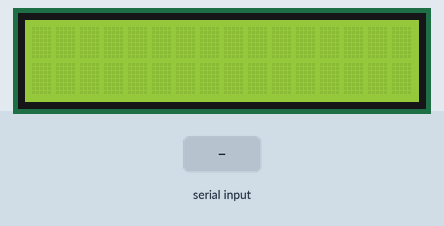
Bench run of a sketch on a simulated Arduino Uno, built with avr-gcc and run on an emulated ATmega328P. Parts: 16×2 character LCD. The test bench sets the inputs (shaded band). What the sketch prints to the serial monitor is not drawn.

Above: at 1.2 s.
1.3 s: "90,45\n" received over Serial
At 2.0 s:
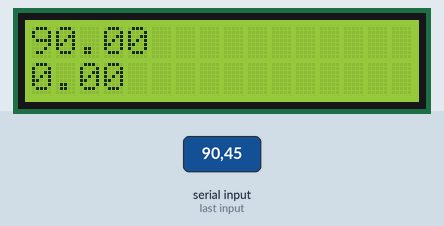
2.8 s: "5\n" received over Serial
At 4.0 s:
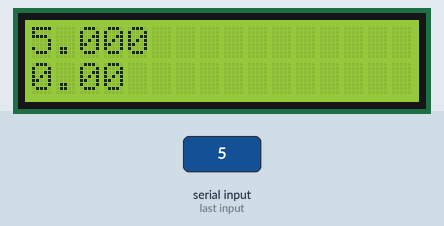
4.3 s: "1,90,45\n" received over Serial
At 5.0 s:
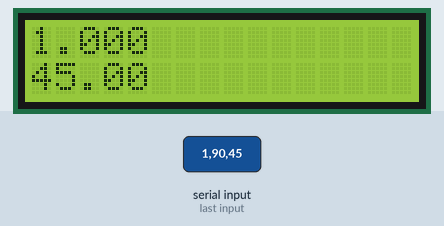
Timing chart, 0 to 7.3 s (numbered marks = the images above; inputs shaded):
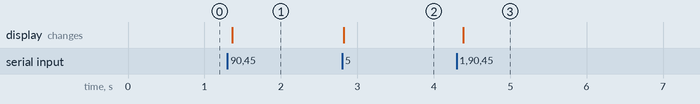

The sketch:

LCD_Slave.ino
```cpp
#include <LiquidCrystal.h>
LiquidCrystal lcd(12, 11, 5, 4, 3, 2);

String receivestring_ch;
String temp_ch;
String hum_ch;


void setup()
{
   lcd.begin(16, 2);
   Serial.begin(9600);

}

void loop()
{

 while(Serial.available()){
    delay(10);
    if (Serial.available() >0) {
           char c = Serial.read();   // lendo char por char                  // gets one byte from serial buffer
           receivestring_ch += c;    // adcionando esse char em um vetor                      // construct the recievestring_ch
       }
    }

 if (receivestring_ch.length() >0) {
     Serial.print("receivestring_ch = ");
     Serial.println(receivestring_ch);

     temp_ch = receivestring_ch.substring(0, 4);     //repartindo esse vetor de char para pegar cada valores
     hum_ch = receivestring_ch.substring(5, 9);

     receivestring_ch = ""; //
     Serial.print("Temperatura = ");
     Serial.println(temp_ch);
     Serial.print("Humidade = ");
     Serial.println(hum_ch);
     Serial.println();

     float temp = 0.00;
     float hum = 0.00;


     char carray1[6];
     temp_ch.toCharArray(carray1, sizeof(carray1)); // char para array para poder print no lcd
     temp = atof(carray1); // array para float

     char carray2[6];
     hum_ch.toCharArray(carray2, sizeof(carray2));
     hum = atof(carray2);

  {

 }
 // printando as informações no txt
   lcd.setCursor(0, 0);
   lcd.print(temp, 2);

   lcd.setCursor(0, 1);
   lcd.print(hum, 2);

   temp = 0;
   hum = 0;

   delay(1000);

}
}
```

Measured:
- after the input at 1.3 s, the display: changes after 0.06 s (image 1)
- after the input at 2.8 s, the display: changes at once (image 2)
- after the input at 4.3 s, the display: changes after 0.09 s (image 3)
